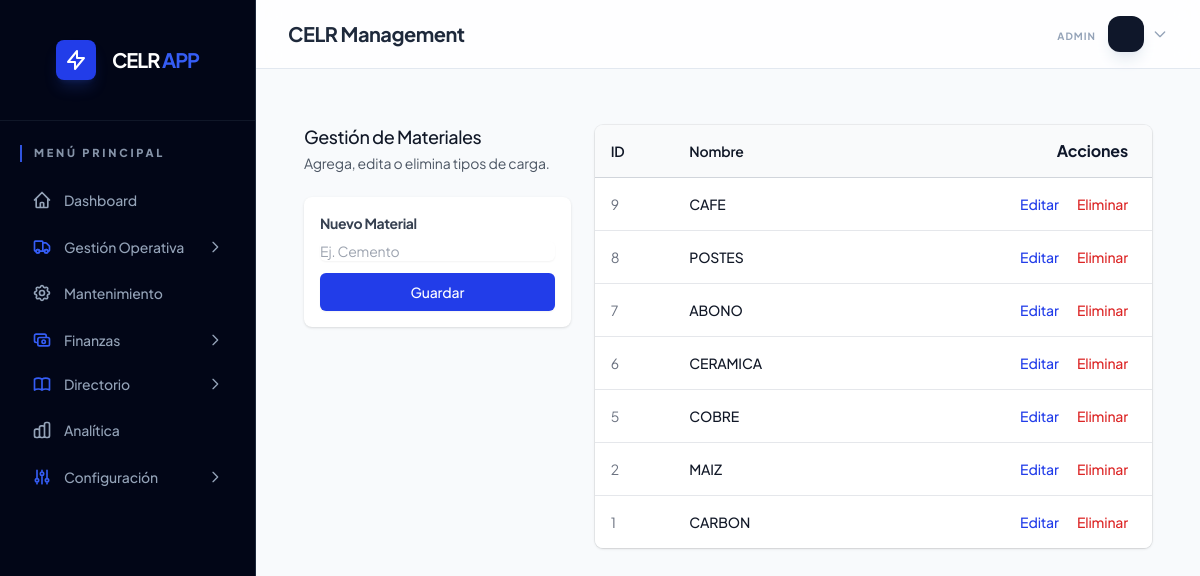
The page /materials.php (signed in) on the database its author committed.
### tables this page shows
CREATE TABLE `materials` (
  `id` int(11) NOT NULL AUTO_INCREMENT,
  `name` varchar(255) NOT NULL,
  `active` tinyint(1) DEFAULT 1,
  PRIMARY KEY (`id`)
);

### materials.php (the view, shortened to what this page needs)
<?php
include 'includes/header.php';
$editMaterial = null;
$materials = $pdo->query("SELECT * FROM materials WHERE active = 1 ORDER BY id DESC")->fetchAll();
?>
<div class="max-w-4xl mx-auto py-6 px-4">
    <div class="md:grid md:grid-cols-3 md:gap-6">
        <div class="md:col-span-1">
            <h3 class="text-lg font-medium leading-6 text-gray-900">Gestión de Materiales</h3>
            <p class="mt-1 text-sm text-gray-600">
                Agrega, edita o elimina tipos de carga.
            </p>
            <form action="materials.php" method="POST" class="mt-6 bg-white p-4 shadow rounded-lg">
                <h4 class="text-sm font-bold text-gray-700 mb-2">
                    <?php echo $editMaterial ? 'Editar Material' : 'Nuevo Material'; ?>
                </h4>
                <div class="flex flex-col gap-3">
                    <input type="text" name="name"
                        value="<?php echo $editMaterial ? htmlspecialchars($editMaterial['name']) : ''; ?>" required
                        class="block w-full rounded-md border-gray-300 shadow-sm focus:border-brand-500 focus:ring-brand-500 sm:text-sm"
                        placeholder="Ej. Cemento">
                    <div class="flex gap-2">
                        <button type="submit"
                            class="flex-1 inline-flex justify-center rounded-md border border-transparent bg-brand-600 py-2 px-4 text-sm font-medium text-white shadow-sm hover:bg-brand-700 focus:outline-none focus:ring-2 focus:ring-brand-500 focus:ring-offset-2">
                            <?php echo $editMaterial ? 'Actualizar' : 'Guardar'; ?>
                        </button>
                    </div>
                </div>
            </form>
        </div>
        <div class="mt-5 md:mt-0 md:col-span-2">
            <div class="overflow-hidden shadow ring-1 ring-black ring-opacity-5 md:rounded-lg">
                <table class="min-w-full divide-y divide-gray-300">
                    <thead class="bg-gray-50">
                        <tr>
                            <th class="py-3.5 pl-4 pr-3 text-left text-sm font-semibold text-gray-900">ID</th>
                            <th class="px-3 py-3.5 text-left text-sm font-semibold text-gray-900">Nombre</th>
                            <th class="relative py-3.5 pl-3 pr-4 sm:pr-6 text-right">Acciones</th>
                        </tr>
                    </thead>
                    <tbody class="divide-y divide-gray-200 bg-white">
                        <?php foreach ($materials as $m): ?>
                            <tr>
                                <td class="whitespace-nowrap py-4 pl-4 pr-3 text-sm text-gray-500"><?php echo $m['id']; ?>
                                </td>
                                <td class="whitespace-nowrap px-3 py-4 text-sm font-medium text-gray-900">
                                    <?php echo htmlspecialchars($m['name']); ?></td>
                                <td
                                    class="relative whitespace-nowrap py-4 pl-3 pr-4 text-right text-sm font-medium sm:pr-6">
                                    <a href="materials.php?edit=<?php echo $m['id']; ?>"
                                        class="text-brand-600 hover:text-brand-900 mr-4">Editar</a>
                                    <a href="materials.php?delete=<?php echo $m['id']; ?>"
                                        onclick="return confirm('¿Seguro que deseas eliminar este material?');"
                                        class="text-red-600 hover:text-red-900">Eliminar</a>
                                </td>
                            </tr>
                        <?php endforeach; ?>
                    </tbody>
                </table>
            </div>
        </div>
    </div>
</div>
<?php include 'includes/footer.php'; ?>

### index.css (style rules this page uses)
:root { --brand-50: #eff6ff; --brand-100: #dbeafe; --brand-200: #bfdbfe; --brand-500: #3b82f6; --brand-600: #2563eb; --brand-700: #1d4ed8; --brand-800: #1e40af; --slate-50: #f8fafc; --slate-100: #f1f5f9; --slate-200: #e2e8f0; --slate-300: #cbd5e1; --slate-400: #94a3b8; --slate-500: #64748b; --slate-600: #475569; --slate-700: #334155; --slate-800: #1e293b; --slate-900: #0f172a; --slate-950: #020617; }
body { background-color: var(--slate-50); font-family: 'Plus Jakarta Sans', system-ui, -apple-system, sans-serif; color: var(--slate-800); -webkit-font-smoothing: antialiased; letter-spacing: -0.01em; }
h1, h2, h3, .font-bold { letter-spacing: -0.025em; }

### rows shown on the page
materials: id "9", name "CAFE"
materials: id "8", name "POSTES"
materials: id "7", name "ABONO"
materials: id "6", name "CERAMICA"
materials: id "5", name "COBRE"
materials: id "2", name "MAIZ"
materials: id "1", name "CARBON"

### other values the page prints
$item['name'] "Dashboard"
$item['name'] "Gestión Operativa"
$item['name'] "Mantenimiento"
$item['name'] "Finanzas"
$item['name'] "Directorio"
$item['name'] "Analítica"
$item['name'] "Configuración"
$_SESSION['role'] "ADMIN"
